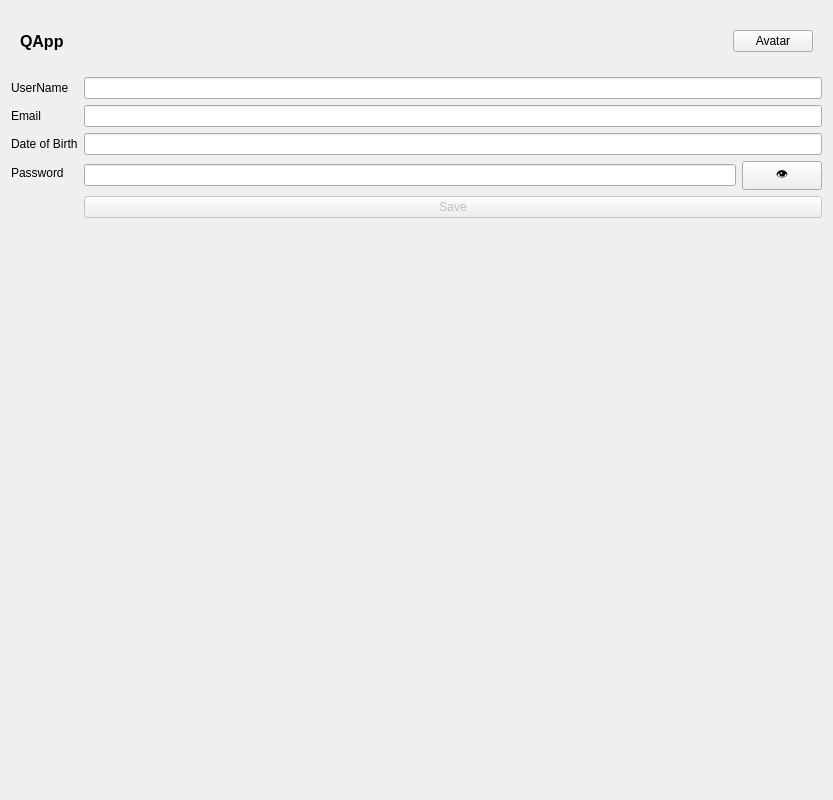
<?xml version="1.0" encoding="UTF-8"?>
<ui version="4.0">
 <class>Profile</class>
 <widget class="QWidget" name="Profile">
  <property name="geometry">
   <rect>
    <x>0</x>
    <y>0</y>
    <width>833</width>
    <height>800</height>
   </rect>
  </property>
  <property name="windowTitle">
   <string>Profile</string>
  </property>
  <layout class="QVBoxLayout" name="verticalLayout">
   <item>
    <widget class="QWidget" name="header" native="true">
     <property name="minimumSize">
      <size>
       <width>0</width>
       <height>60</height>
      </size>
     </property>
     <property name="maximumSize">
      <size>
       <width>16777215</width>
       <height>60</height>
      </size>
     </property>
     <layout class="QHBoxLayout" name="horizontalLayout">
      <item>
       <widget class="QLabel" name="logoLabel">
        <property name="font">
         <font>
          <pointsize>12</pointsize>
          <bold>true</bold>
         </font>
        </property>
        <property name="cursor">
         <cursorShape>PointingHandCursor</cursorShape>
        </property>
        <property name="text">
         <string>QApp</string>
        </property>
       </widget>
      </item>
      <item>
       <spacer name="horizontalSpacer">
        <property name="orientation">
         <enum>Qt::Orientation::Horizontal</enum>
        </property>
        <property name="sizeHint" stdset="0">
         <size>
          <width>40</width>
          <height>20</height>
         </size>
        </property>
       </spacer>
      </item>
      <item>
       <widget class="QPushButton" name="avatarButton">
        <property name="text">
         <string>Avatar</string>
        </property>
       </widget>
      </item>
     </layout>
    </widget>
   </item>
   <item>
    <layout class="QFormLayout" name="profileDetailsLayout">
     <item row="0" column="0">
      <widget class="QLabel" name="userNameLabel">
       <property name="text">
        <string>UserName</string>
       </property>
      </widget>
     </item>
     <item row="0" column="1">
      <widget class="QLineEdit" name="userNameLineEdit"/>
     </item>
     <item row="1" column="0">
      <widget class="QLabel" name="emailLabel">
       <property name="text">
        <string>Email</string>
       </property>
      </widget>
     </item>
     <item row="1" column="1">
      <widget class="QLineEdit" name="emailLineEdit"/>
     </item>
     <item row="2" column="0">
      <widget class="QLabel" name="dobLabel">
       <property name="text">
        <string>Date of Birth</string>
       </property>
      </widget>
     </item>
     <item row="2" column="1">
      <widget class="QLineEdit" name="dobLineEdit"/>
     </item>
     <item row="3" column="0">
      <widget class="QLabel" name="passwordLabel">
       <property name="text">
        <string>Password</string>
       </property>
      </widget>
     </item>
     <item row="3" column="1">
      <layout class="QHBoxLayout" name="passwordFieldLayout">
       <item>
        <widget class="QLineEdit" name="passwordLineEdit">
         <property name="echoMode">
          <enum>QLineEdit::EchoMode::Password</enum>
         </property>
        </widget>
       </item>
       <item>
        <widget class="QPushButton" name="togglePasswordButton">
         <property name="text">
          <string>👁️</string>
         </property>
        </widget>
       </item>
      </layout>
     </item>
     <item row="4" column="1">
      <widget class="QPushButton" name="saveButton">
       <property name="enabled">
        <bool>false</bool>
       </property>
       <property name="text">
        <string>Save</string>
       </property>
      </widget>
     </item>
    </layout>
   </item>
  </layout>
 </widget>
 <resources/>
 <connections/>
</ui>
